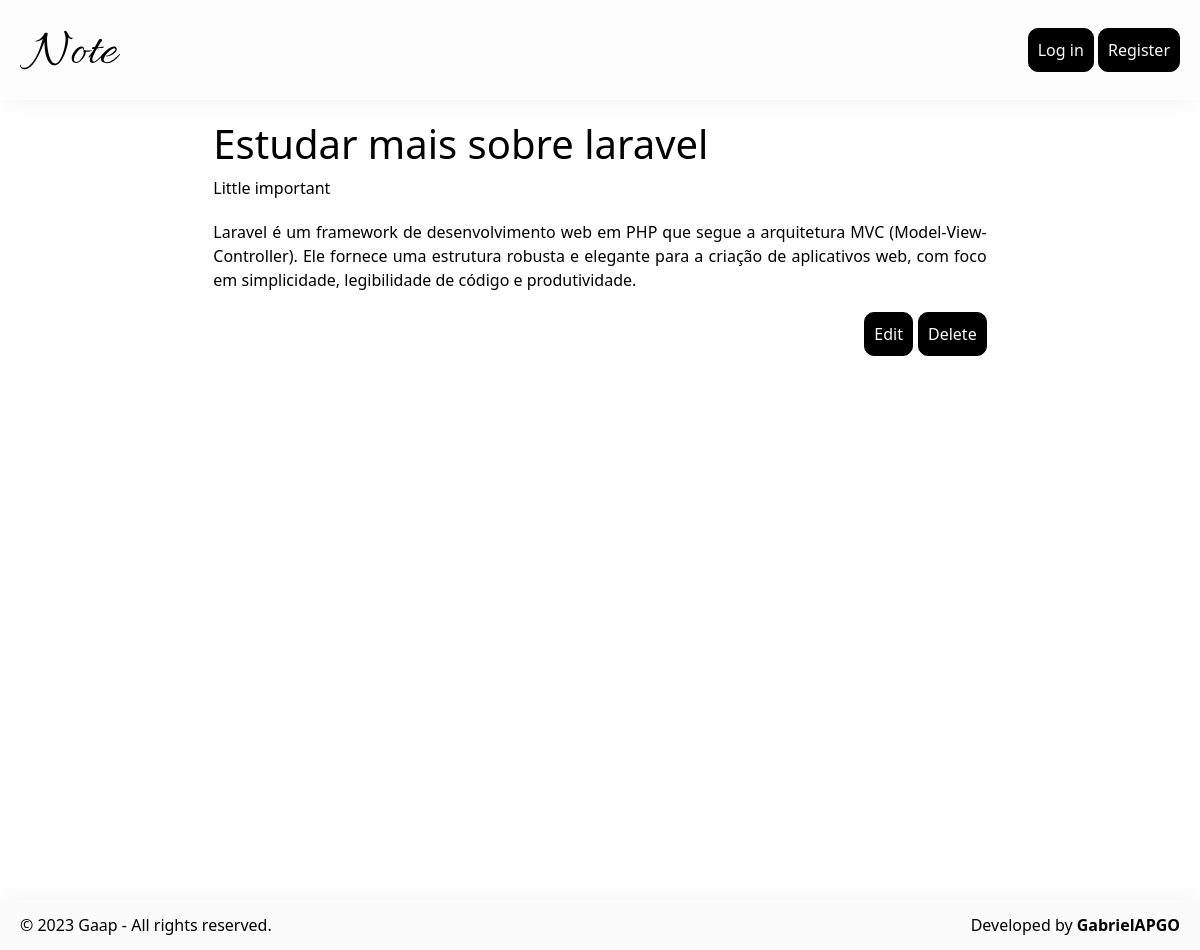
The page /note/19/ on the database its author committed.
### app/models.py (models this page shows, shortened)
class Notes(models.Model):
    title = models.CharField(max_length=100)
    content = models.TextField()
    importance = models.IntegerField()
    create_at = models.DateTimeField(auto_now_add=True)
    user = models.ForeignKey(User, on_delete=models.PROTECT)
    class Meta:
        verbose_name = 'Note'
        verbose_name_plural = 'Notes'
        ordering = ['id']

### app/views.py (the view)
# urls.py: path('note/<int:id>/', views.note, name='note'),
def note(request, id):
    note = Notes.objects.get(id=id)
    return render(request, 'note.html', {'note': note})

### app/templates/note.html (shortened to what this page needs)
{% extends 'base.html' %}
{% block content %}
    {% load static %}
    <div class="col-md-8 offset-md-2">
        <h1>{{note.title}}</h1>
        {% if note.importance == 1 %}
             Little important
        {% elif note.importance == 2 %}
            <ion-icon style="color: #ede635;" name="bookmark"></ion-icon> Important
        {% elif note.importance == 3 %}
            <ion-icon style="color: #af0404;" name="bookmark"></ion-icon> Very important
        {% endif %}
        <div style="text-align: justify; margin: 20px 0;">
            {{note.content|linebreaks}}
        </div>
        <div style="justify-content: right;" class="centralize">
            <a href="{% url 'note-update' note.id %}"><div style="margin-right: 5px;" class="btn-1">Edit</div></a>
            <a href="{% url 'note-delete' note.id %}"><div class="btn-1">Delete</div></a>
        </div>
    </div>
{% endblock %}

### app/static/app/css/style.css (style rules this page uses)
:root { --color-primary: #000; --color-secondary: #000; --background-primary: #fbfbfb; --background-secondary: #fbfbfb; }
* { color: #000; margin: 0; padding: 0; }
body { min-height: 100vh; position: relative; }
a { color: #000 !important; text-decoration: none !important; }
.centralize { display: flex; justify-content: center; align-items: center; }
.btn-1 { background: var(--color-primary); color: var(--background-primary); padding: 9px; border: 1px solid var(--color-primary); border-radius: 10px; display: inline-block; }

### rows shown on the page
Notes: title "Estudar mais sobre laravel", content "Laravel é um framework de desenvolvimento web em PHP que segue a arquitetura MVC (Model-View-Controller). Ele fornece uma estrutura robusta e elegante para a criação de aplicativos web, com foco em simplicidade, legibilidade de código e produtividade."
